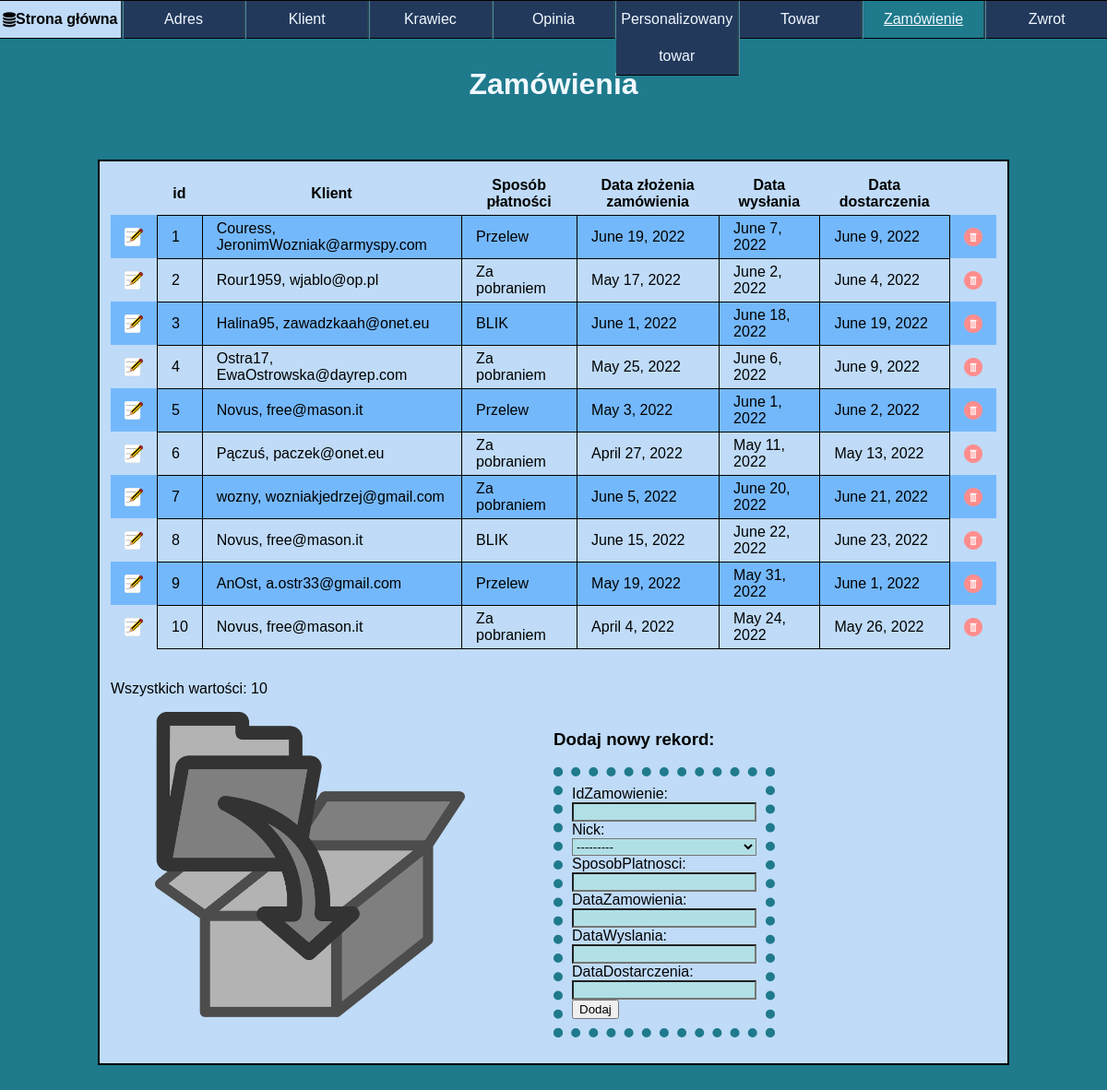
/zamowienie/, run on the app's committed database.
### aplikacja/models.py (models this page shows, shortened)
class Zamowienie(models.Model):
    idZamowienie = models.IntegerField(primary_key=True)
    Nick = models.ForeignKey("Klient", null=True, blank=True, on_delete=models.SET_NULL)
    sposobPlatnosci = models.CharField(max_length=30, null=True)
    dataZamowienia = models.DateField()
    dataWyslania = models.DateField(null=True, blank=True)
    dataDostarczenia = models.DateField(null=True, blank=True)

class Klient(models.Model):
    Nick = models.CharField(primary_key=True,max_length=20)
    idAdres = models.ForeignKey("Adres", blank=True, on_delete=models.SET_NULL, null=True)
    Imie = models.CharField(max_length=50)
    Nazwisko = models.CharField(max_length=50)
    nrTelefonu = models.CharField(max_length=9)
    Email = models.CharField(max_length=30)
    def __str__(self):
        return self.all()
    def all(self):
        return "{}, {}".format(self.Nick, self.Email)

### aplikacja/views.py (the view)
# urls.py: path('zamowienie/',zamowienie),
def zamowienie(request):
    things = Zamowienie.objects.all()
    ile = len(things)
    form = ZamowienieForm(request.POST or None)
    if form.is_valid():
        form.save()
    return render(request,'zamowienie.html', {'baza': things, 'ilosc': ile, 'form':form})

### aplikacja/formularz.py
class ZamowienieForm(ModelForm):
    class Meta:
        model = Zamowienie
        fields = ['idZamowienie', 'Nick', 'sposobPlatnosci', 'dataZamowienia', 'dataWyslania', 'dataDostarczenia']

### templates/zamowienie.html (shortened to what this page needs)
{% load static %}
<html lang="pl" xmlns="http://www.w3.org/1999/xhtml">
<head>
    <link rel="stylesheet" type="text/css" href="{% static 'style.css' %}"/>
    <link rel="stylesheet" href="https://cdnjs.cloudflare.com/ajax/libs/font-awesome/4.7.0/css/font-awesome.min.css">
</head>
<body>
    <div id="menu">
        <ol>
            <li><a href="/index"><i class="fa fa-database" href="/index"></i> Strona główna</a></li>
            <li><a href="/adres">Adres</a></li>
            <li><a href="/klient">Klient</a></li>
            <li><a href="/krawiec">Krawiec</a></li>
            <li><a href="/opinia">Opinia</a></li>
            <li><a href="/personalizowany_towar">Personalizowany towar</a></li>
            <li><a href="/towar">Towar</a></li>
            <li><a id="opened">Zamówienie</a></li>
            <li><a href="/zwrot">Zwrot</a></li>
        </ol>
    </div>
    <header>
        <h1>
            Zamówienia
        </h1>
    </header>
    <div id="content">
        <table>
            <tr>
                <th></th>
                <th>id</th>
                <th>Klient</th>
                <th>Sposób płatności</th>
                <th>Data złożenia zamówienia</th>
                <th>Data wysłania</th>
                <th>Data dostarczenia</th>
                <th></th>
            </tr>
        {% for item in baza%}
            <tr>
                <td>
                    <a href="/edit/zamowienie/{{item.idZamowienie}}">
                        <img class="button" src="{% static 'graphics/edit.png' %}"/>
                    </a>
                </td>
              <td>{{item.idZamowienie}}</td>
              <td>{{item.Nick}}</td>
              <td>{{item.sposobPlatnosci}}</td>
              <td>{{item.dataZamowienia}}</td>
              <td>{{item.dataWyslania}}</td>
              <td>{{item.dataDostarczenia}}</td>
              <td>
                  <a href="/delete/zamowienie/{{item.idZamowienie}}">
                      <img class="button" src="{% static 'graphics/delete.png' %}"/>
                  </a>
              </td>
            </tr>
        {% endfor %}
        </table>
    </br> <p>Wszystkich wartości: {{ilosc}}</p>
    <div id="bottom">
    <img id="folderPhoto" src="{% static 'graphics/add.png' %}"/>
        <div>
            <h3>Dodaj nowy rekord:</h3>
            <form method="post" title="test">
                {{form}}
                <button type="submit">Dodaj</button>
            </form>
        </div>
    </div>
    </div>
</body>
</html>

### aplikacja/static/style.css (style rules this page uses)
html { position: relative; min-height:100%; box-sizing:border-box; font-family: 'Ubuntu', sans-serif; }
body { background-color: #1F7A8C; margin: 0; }
#menu { border-top: 1px solid black; width: 100%; text-align: center; margin-right: auto; margin-left: auto; position: fixed; top: 0; z-index: 100; display:inline-block; }
#menu > ol { margin: 0; padding: 0; display: flex; height: 100%; min-height:5vh; line-height: 5vh; list-style:none; }
#menu > ol li { list-style: none; float: left; height:100%; border-right: 3px groove #508CA4; width: 100%; background-color: #23395B; border-bottom: 1px solid black; }
#menu > ol li:last-child { border-right:none; }
#menu #opened { text-decoration: underline; background-color: #1F7A8C; }
#menu > ol li a { text-decoration: none; width:100%; height:100%; justify-content:center; align-items:center; display:flex; background-color:#23395B; outline:none; color:aliceblue; }
#menu > ol li:first-child a { background-color: #BFDBF7; color:black; font-weight: bold; }
header { width: 90%; text-align: center; margin-right: auto; margin-left: auto; margin-top: 1%; color: aliceblue; height:10%; padding-top:5vh; }
#content { display: flex; border: 2px solid; background-color: #BFDBF7; width:80%; text-align: justify; margin-right: auto; margin-left: auto; padding: 1%; min-height: 60vh; margin-bottom: 100px; }
#content a { text-decoration:none; color:black; font-weight:bold; }
#content { align-items: center; flex-direction: column; justify-content: center; }
#content th, td, tr { border-left: 1px solid black; border-top: 1px solid black; border-collapse: collapse; padding-top: 5px; padding-bottom: 5px; padding-left: 15px; padding-right: 15px; }
#content tr:last-child td { border-bottom: 1px solid black; }
#content table { border-spacing: 0px; width: 100%; }
#content table tr th, #content table tr td:first-child { border: none; }
#content table tr td:last-child { border: none; border-left: 1px solid black; }
#content p { align-self:flex-start; }
.button { max-width: 20px; }
table tr:nth-child(even) { background-color: #74b8fc; }
form { display: flex; align-items: flex-start; flex-direction: column; align-self:center; border:10px dotted #1F7A8C; padding:10px; }
[id^='id_'] { background-color:powderblue; width: 100%; }
#folderPhoto { width:35%; margin-left: 5%; }
#bottom { display: flex; align-items: flex-start; flex-direction:row; }
#bottom div { margin-left: 10%; height: 100%; width:25%; }

### data on the page
Zamowienie: idZamowienie "1", Nick "Couress, JeronimWozniak@armyspy.com", sposobPlatnosci "Przelew", dataZamowienia "June 19, 2022", dataWyslania "June 7, 2022", dataDostarczenia "June 9, 2022"
Zamowienie: idZamowienie "2", Nick "Rour1959, wjablo@op.pl", sposobPlatnosci "Za pobraniem", dataZamowienia "May 17, 2022", dataWyslania "June 2, 2022", dataDostarczenia "June 4, 2022"
Zamowienie: idZamowienie "3", Nick "Halina95, zawadzkaah@onet.eu", sposobPlatnosci "BLIK", dataZamowienia "June 1, 2022", dataWyslania "June 18, 2022", dataDostarczenia "June 19, 2022"
Zamowienie: idZamowienie "4", Nick "Ostra17, EwaOstrowska@dayrep.com", sposobPlatnosci "Za pobraniem", dataZamowienia "May 25, 2022", dataWyslania "June 6, 2022", dataDostarczenia "June 9, 2022"
Zamowienie: idZamowienie "5", Nick "Novus, free@mason.it", sposobPlatnosci "Przelew", dataZamowienia "May 3, 2022", dataWyslania "June 1, 2022", dataDostarczenia "June 2, 2022"
Zamowienie: idZamowienie "6", Nick "Pączuś, paczek@onet.eu", sposobPlatnosci "Za pobraniem", dataZamowienia "April 27, 2022", dataWyslania "May 11, 2022", dataDostarczenia "May 13, 2022"
Zamowienie: idZamowienie "7", Nick "wozny, wozniakjedrzej@gmail.com", sposobPlatnosci "Za pobraniem", dataZamowienia "June 5, 2022", dataWyslania "June 20, 2022", dataDostarczenia "June 21, 2022"
Zamowienie: idZamowienie "8", Nick "Novus, free@mason.it", sposobPlatnosci "BLIK", dataZamowienia "June 15, 2022", dataWyslania "June 22, 2022", dataDostarczenia "June 23, 2022"
Zamowienie: idZamowienie "9", Nick "AnOst, a.ostr33@gmail.com", sposobPlatnosci "Przelew", dataZamowienia "May 19, 2022", dataWyslania "May 31, 2022", dataDostarczenia "June 1, 2022"
Zamowienie: idZamowienie "10", Nick "Novus, free@mason.it", sposobPlatnosci "Za pobraniem", dataZamowienia "April 4, 2022", dataWyslania "May 24, 2022", dataDostarczenia "May 26, 2022"
Klient: Nick "---------"

### other printed values
{{ ilosc }} "10"
